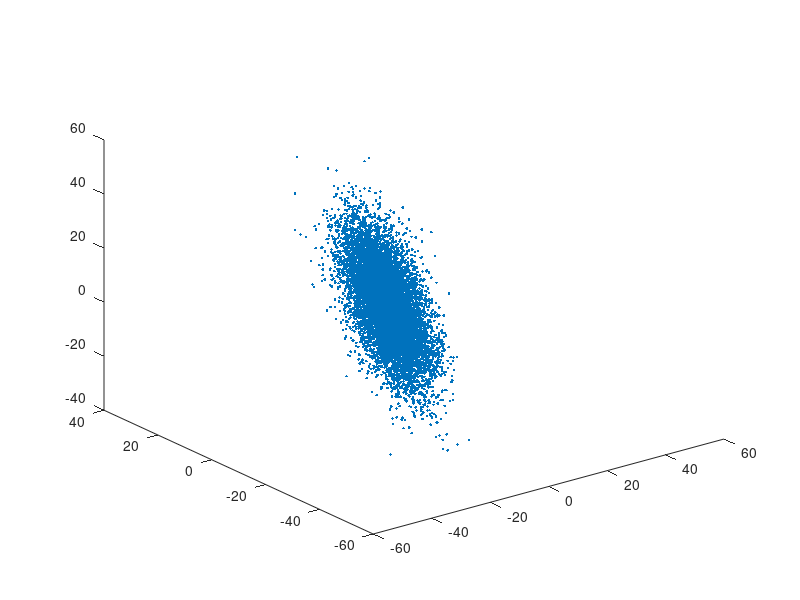

Here is the MATLAB script that generated this plot: (Note: this script raises an error after producing the figure.)
clear,clf,clc;

n = 10000;
d = 3;
d1 = 2;
mu = zeros(1,d);
sigma = [
    100 70  0;
    70  100   70;
    0   70  100
    ];
data = mvnrnd(zeros(1,d), sigma,n);
plot3(data(:,1),data(:,2),data(:,3),'.');
plot_gaussian_ellipsoid(mu,sigma,2);
axis('equal');

data = data - repmat(sum(data)/n,n,1);
s = data'*data;
[V,D] = eig(s);
D = sum(D);
a = sum(D);
b = 0;
p = zeros(1,d);
for i=1:d1
    k = find(max(D)==D);
    p(k) = 1;
    b = b + D(k);
    D(k) = 0;
end

W = V(:,logical(p));

data1 = data*W;
%data1 = data*V;
data1 = data1*W';

plot3(data1(:,1),data1(:,2),data1(:,3),'.');

fprintf('%f\n',b/a);